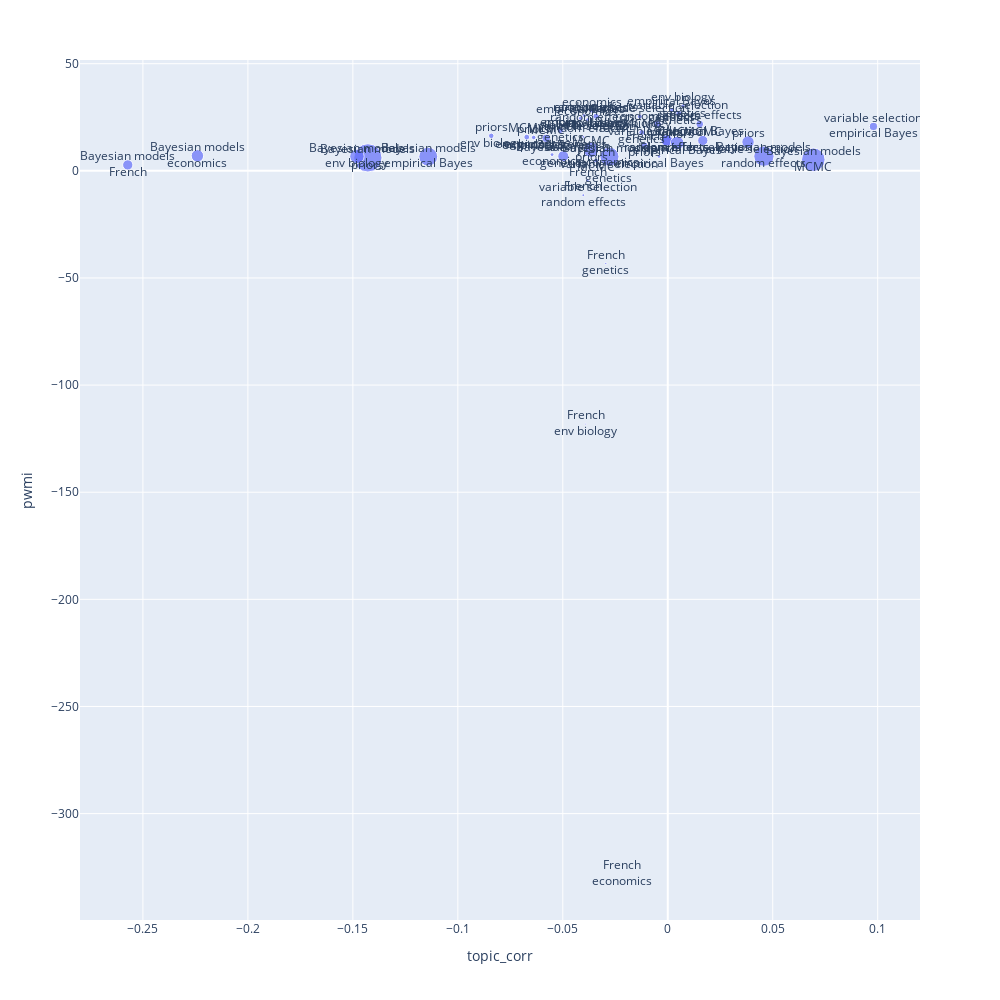

Write notebook code for a chart like this one.
### Code cell
px.scatter(topic_pairs, 'topic_corr', 'pwmi', size='p_ab', text=labels, height=1000, width=1000)

### Figure 1 — Plotly figure (JSON) as saved in the notebook; plotly's stock layout.template omitted (floating-point values rounded to 4 significant figures)
{"data": [{"hovertemplate": "topic_corr=%{x}<br>pwmi=%{y}<br>p_ab=%{marker.size}<br>text=%{text}<extra></extra>", "legendgroup": "", "marker": {"color": "#636efa", "size": [0.04765, 0.2489, 0.3592, 0.0697, 0.1856, 0.1643, 0.1593, 0.09388, 0.05477, 0.01067, 0.02063, 0.0007112, 0.003556, 0.004267, 0.00569, 0.001422, 0.002134, 0.1067, 0.006401, 0.05548, 0.04694, 0.03058, 0.01494, 0.01565, 0.009246, 0.06046, 0.06899, 0.0825, 0.01351, 0.01565, 0.0128, 0.00569, 0.006401, 0.004979, 0, 0.02703, 0.02703, 0.01636, 0.003556, 0.02987, 0.01067, 0.01565, 0.007824, 0.009246, 0.007824], "sizemode": "area", "sizeref": 0.0008979, "symbol": "circle"}, "mode": "markers+text", "name": "", "orientation": "v", "showlegend": false, "text": ["Bayesian models<br>French", "Bayesian models<br>MCMC", "Bayesian models<br>priors", "Bayesian models<br>economics", "Bayesian models<br>random effects", "Bayesian models<br>variable selection", "Bayesian models<br>empirical Bayes", "Bayesian models<br>env biology", "Bayesian models<br>genetics", "French<br>MCMC", "French<br>priors", "French<br>economics", "French<br>random effects", "French<br>variable selection", "French<br>empirical Bayes", "French<br>env biology", "French<br>genetics", "MCMC<br>priors", "MCMC<br>economics", "MCMC<br>random effects", "MCMC<br>variable selection", "MCMC<br>empirical Bayes", "MCMC<br>env biology", "MCMC<br>genetics", "priors<br>economics", "priors<br>random effects", "priors<br>variable selection", "priors<br>empirical Bayes", "priors<br>env biology", "priors<br>genetics", "economics<br>random effects", "economics<br>variable selection", "economics<br>empirical Bayes", "economics<br>env biology", "economics<br>genetics", "random effects<br>variable selection", "random effects<br>empirical Bayes", "random effects<br>env biology", "random effects<br>genetics", "variable selection<br>empirical Bayes", "variable selection<br>env biology", "variable selection<br>genetics", "empirical Bayes<br>env biology", "empirical Bayes<br>genetics", "env biology<br>genetics"], "type": "scatter", "x": [-0.2572, 0.06932, -0.1428, -0.2241, 0.0458, -0.02779, -0.1141, -0.1481, -0.04977, -0.0342, -0.01107, -0.02199, -0.04025, -0.0382, -0.004168, -0.03918, -0.02954, -0.03657, -0.05511, -0.0006772, 0.01669, -0.05794, -0.06718, -0.01236, -0.06386, -0.0003782, 0.03823, 0.004493, -0.08409, -0.05102, -0.03603, -0.03825, -0.03984, -0.03297, -0.02812, -0.004901, 0.01522, -0.03422, -0.0402, 0.09797, -0.01332, 0.00525, -0.0415, 0.001965, 0.007242], "xaxis": "x", "y": [2.755, 5.177, 6.038, 7.0, 6.826, 6.583, 6.614, 6.726, 6.817, 4.862, 11.95, -328.2, -11.37, -4.466, 6.687, -118.2, -43.24, 9.798, 7.561, 14.08, 14.16, 15.17, 15.74, 17.9, 15.57, 14.19, 13.44, 12.98, 16.33, 18.85, 28.19, 23.92, 25.8, 25.39, 0, 21.68, 21.82, 25.48, 15.84, 20.7, 25.36, 26.76, 24.54, 28.35, 30.25], "yaxis": "y"}], "layout": {"height": 1000, "legend": {"itemsizing": "constant", "tracegroupgap": 0}, "margin": {"t": 60}, "width": 1000, "xaxis": {"anchor": "y", "domain": [0, 1], "title": {"text": "topic_corr"}}, "yaxis": {"anchor": "x", "domain": [0, 1], "title": {"text": "pwmi"}}}}
